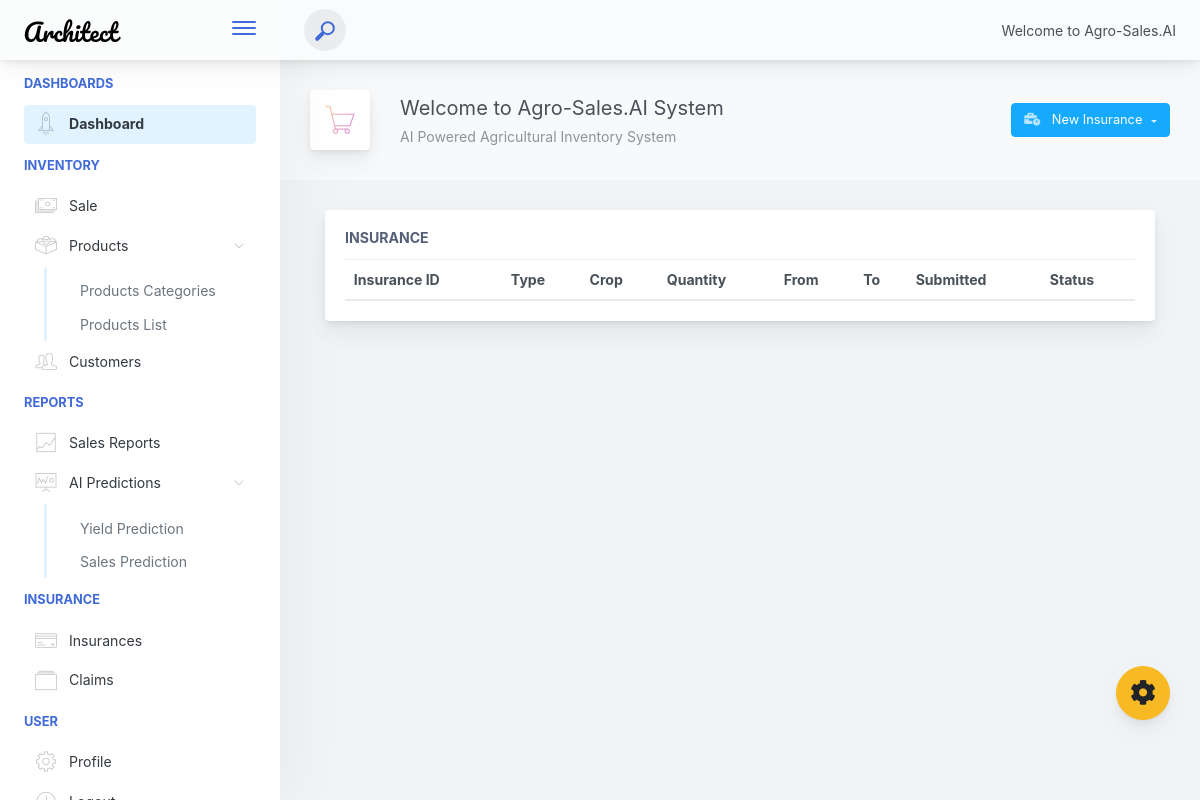
/types, run on an earlier commit of the app's database.
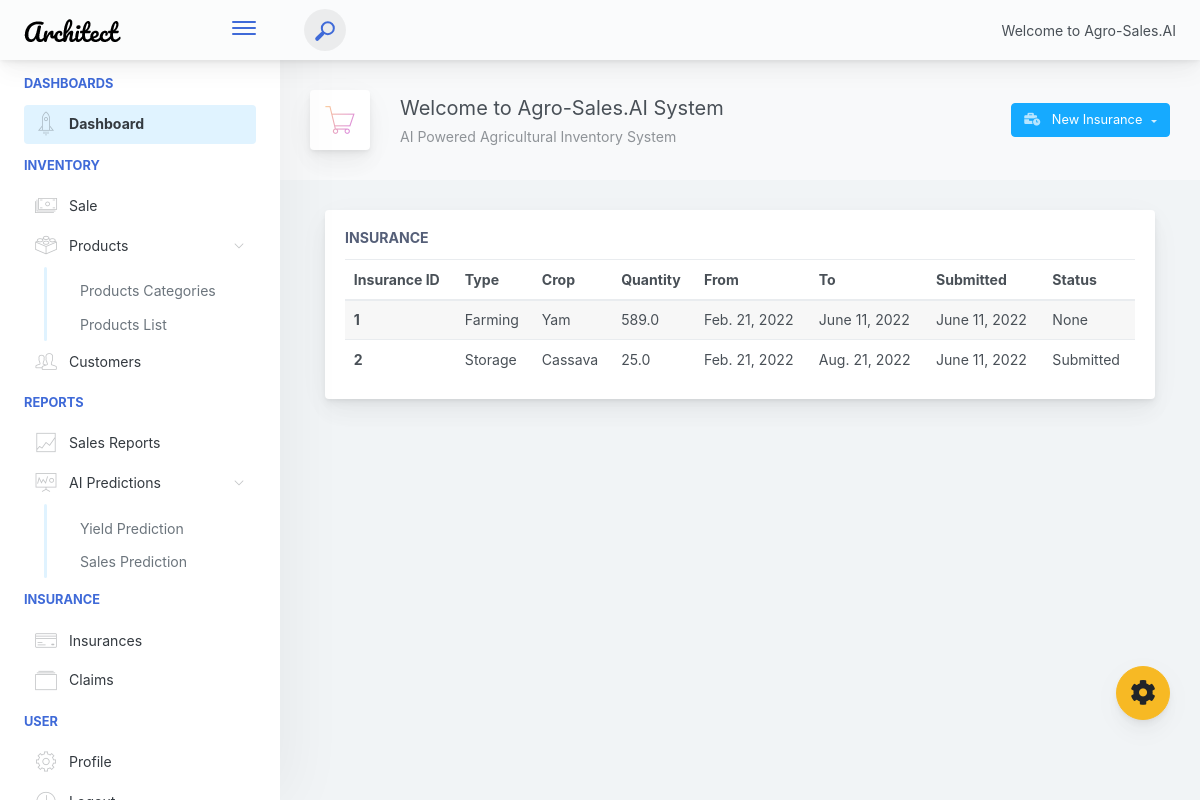
And on a later commit of the database.
### app/models.py (models this page shows, shortened)
class Insurance(models.Model):
    CATEGORY = (
			('Transport', 'Transport'),
			('Farming', 'Farming'),
			('Storage', 'Storage'),
			)
    type = models.CharField(max_length=200, null=True, choices=CATEGORY)
    crop = models.ForeignKey('Product', null=True, on_delete=models.SET_NULL)
    predicted_harvest_quantity_in_tonnes = models.FloatField()
    coverage_period_from = DateField()
    coverage_period_to = DateField()
    date_submitted = DateField(auto_now_add=True)
    STAT = (
        ('Submitted', 'Submitted'),
        ('Processing', 'Processing'),
        ('Insured', 'Insured')
    )
    status = models.CharField(default='Submitted', max_length=200, null=True, choices=STAT)

class Product(models.Model):
    prod_name = models.CharField(max_length=50, null=True)
    prod_cat = models.ForeignKey(Category, db_column='cat_name', null=True, on_delete=models.SET_NULL)
    buying_price = models.IntegerField()
    prod_qty = models.IntegerField()
    date_created = models.DateField(auto_now_add=True)
    def __str__(self):
        return self.prod_name

### app/views.py (the view)
# urls.py: path('types', views.types, name='types'),
def types(request):
    insurance = Insurance.objects.all()
    pagination = Paginator(insurance, 10)
    page_num = request.GET.get('page')
    pag_obj = pagination.get_page(page_num)
    context = {'insurance': insurance, 'pag_obj': pag_obj}
    return render(request, 'types.html', context)

### app/templates/types.html
{% extends 'header.html' %}
{% block content %}
{% include 'sidebar.html' %}
<div class="app-main__outer">
    <div class="app-main__inner">
        <div class="app-page-title">
            <div class="page-title-wrapper">
                <div class="page-title-heading">
                    <div class="page-title-icon">
                        <i class="pe-7s-cart icon-gradient bg-mean-fruit">
                        </i>
                    </div>
                    <div>Welcome to Agro-Sales.AI System
                        <div class="page-title-subheading">AI Powered Agricultural Inventory System
                        </div>
                    </div>
                </div>
                <div class="page-title-actions">
                    <a href="{% url 'add_insur' %}">
                    <button type="button" aria-haspopup="true" aria-expanded="false"
                        class="btn-shadow dropdown-toggle btn btn-info">
                        <span class="btn-icon-wrapper pr-2 opacity-7">
                            <i class="fa fa-business-time fa-w-20"></i>
                        </span>
                        New Insurance
                    </button>
                    </a>
                </div>
            </div>
        </div>
        <div class="col-lg-12">
            <div class="main-card mb-3 card">
                <div class="card-body">
                    <h5 class="card-title">Insurance</h5>
                    <table style="width:100%;" class="mb-0 table table-striped">
                        <thead>
                            <tr>
                                <th>Insurance ID</th>
                                <th>Type</th>
                                <th>Crop</th>
                                <th>Quantity</th>
                                <th>From</th>
                                <th>To</th>
                                <th>Submitted</th>
                                <th>Status</th>
                            </tr>
                        </thead>
                        <tbody>
                            {% for i in insurance %}
                            <tr>
                                <th scope="row">{{i.id}}</th>
                                <td>{{i.type}}</td>
                                <td>{{i.crop}}</td>
                                <td>{{i.predicted_harvest_quantity_in_tonnes}}</td>
                                <td>{{i.coverage_period_from}}</td>
                                <td>{{i.coverage_period_to}}</td>
                                <td>{{i.date_submitted}}</td>
                                <td>{{i.status}}</td>
                            </tr>
                            {% endfor %}
                        </tbody>
                    </table>
                </div>
            </div>
        </div>
    </div>
</div>
{% endblock content %}

What changed in the data, as far as the page shows it:
added Insurance: id "1", type "Farming", crop "Yam", predicted_harvest_quantity_in_tonnes "589.0", coverage_period_from "Feb. 21, 2022", coverage_period_to "June 11, 2022", date_submitted "June 11, 2022", status "None"
added Insurance: id "2", type "Storage", crop "Cassava", predicted_harvest_quantity_in_tonnes "25.0", coverage_period_from "Feb. 21, 2022", coverage_period_to "Aug. 21, 2022", date_submitted "June 11, 2022", status "Submitted"
